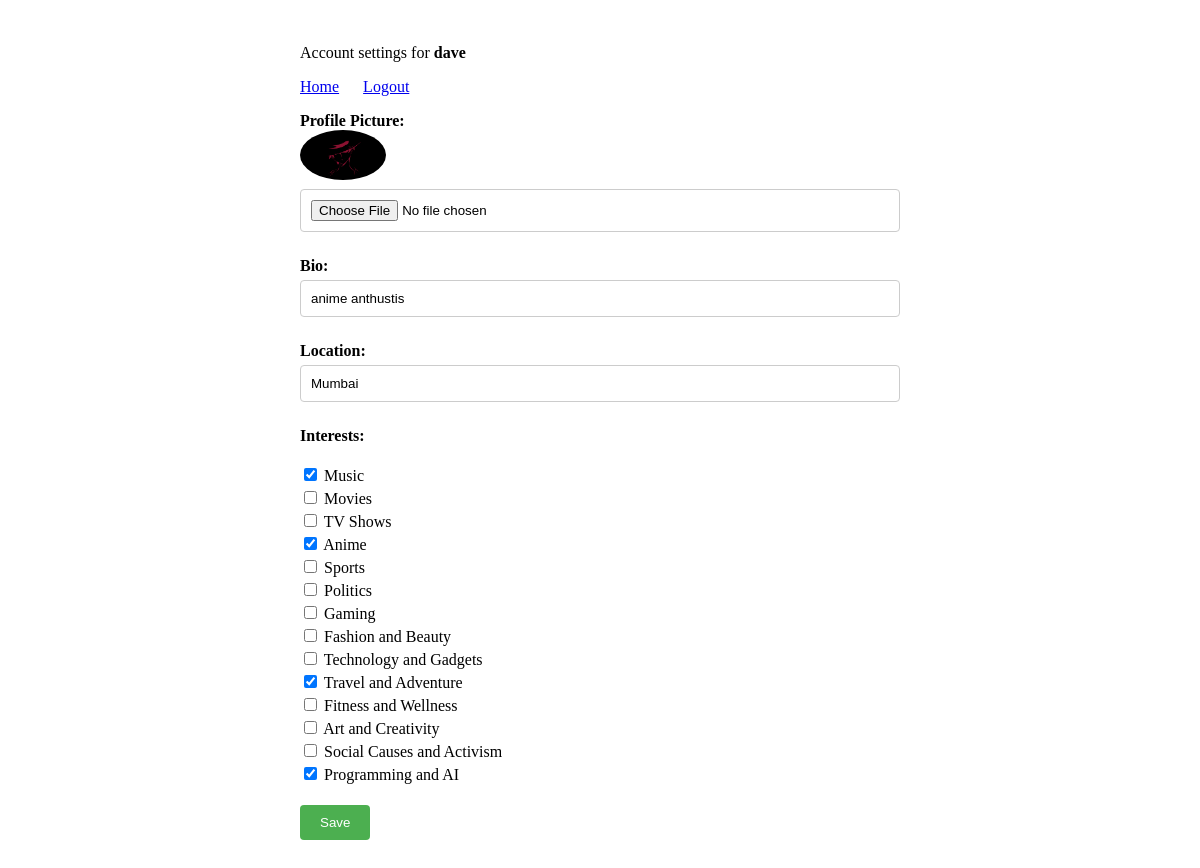
The app's page /settings/ (signed in) with its own data.
### social_app/models.py (models this page shows, shortened)
class Profile(models.Model):
    user = models.ForeignKey(User, on_delete=models.CASCADE)
    id_user = models.IntegerField()
    bio = models.TextField(blank=True)
    profile_img = models.ImageField(upload_to="profile_images", default="placeholder.jpg")
    interest = models.ManyToManyField(Interest)
    location = models.CharField(max_length=200, blank=True)

class Interest(models.Model):
    name = models.CharField(max_length=100)

### social_app/views.py (the view, shortened to what this page needs)
# urls.py: path("settings/",settingsView, name="settings"),
@login_required(login_url="signin")
def settingsView(req):
    user_profile=Profile.objects.get(user=req.user)
    selected_interest_ids = [interest.id for interest in user_profile.interest.all()]
    context={
        "interest_data": Interest.objects.all(),
        "user_profile": user_profile, #current user data is sent into html
        "selected_interest_ids":selected_interest_ids
    }
    return render(req,"settings.html",context)

### templates/settings.html (shortened to what this page needs)
{% load static %}
<!DOCTYPE html>
<html>
<head>
    <link rel="stylesheet" type="text/css" href="{% static 'css/profile.css' %}">
</head>
<body>
    <div class="container">
        <p>Account settings for <b>{{ user.username }}</b></p>
        <ul>
            <li><a href="{% url 'index' %}">Home</a></li>
            <li><a href="{% url 'logout' %}">Logout</a></li>
        </ul>
        <form action="" method="post" enctype="multipart/form-data">
            <div class="form-group">
                <label for="profile">Profile Picture:</label>
                <img style="max-height: 50px; border-radius: 50%;" src="{{ user_profile.profile_img.url }}" alt="">
                <input type="file" name="profile" id="profile">
            </div>
            <div class="form-group">
                <label for="bio">Bio:</label>
                <input type="text" name="bio" id="bio" value="{{user_profile.bio}}" placeholder="Bio">
            </div>
            <div class="form-group">
                <label for="location">Location:</label>
                <input type="text" name="location" id="location" value="{{user_profile.location}}" placeholder="Location">
            </div>
            <div class="form-group">
                <label>Interests:</label><br>
                {% for data in interest_data %}
                    <input type="checkbox" name="interests" value="{{ data.id }}"
                           {% if data.id in selected_interest_ids %} checked {% endif %}>
                    {{ data.name }}<br>
                {% endfor %}
            </div>
            <input type="submit" value="Save">
        </form>
    </div>
</body>
</html>

### static/css/profile.css (style rules this page uses)
.container { max-width: 600px; margin: 0 auto; padding: 20px; }
ul { list-style-type: none; padding: 0; }
ul li { display: inline; margin-right: 20px; }
.form-group { margin-bottom: 20px; }
label { display: block; font-weight: bold; }
input[type="text"], input[type="file"] { width: 100%; padding: 10px; margin-top: 5px; margin-bottom: 5px; border: 1px solid #ccc; border-radius: 4px; box-sizing: border-box; }
input[type="checkbox"] { margin-top: 5px; margin-bottom: 5px; box-sizing: border-box; }
input[type="submit"] { background-color: #4CAF50; color: white; padding: 10px 20px; border: none; border-radius: 4px; cursor: pointer; }

### records on screen
Profile: profile_img (picture), bio "anime anthustis", location "Mumbai"
Interest: interests "☑", name "Music"
Interest: name "Movies"
Interest: name "TV Shows"
Interest: interests "☑", name "Anime"
Interest: name "Sports"
Interest: name "Politics"
Interest: name "Gaming"
Interest: name "Fashion and Beauty"
Interest: name "Technology and Gadgets"
Interest: interests "☑", name "Travel and Adventure"
Interest: name "Fitness and Wellness"
Interest: name "Art and Creativity"
Interest: name "Social Causes and Activism"
Interest: interests "☑", name "Programming and AI"

### other values on screen
{{ user.username }} "dave"
